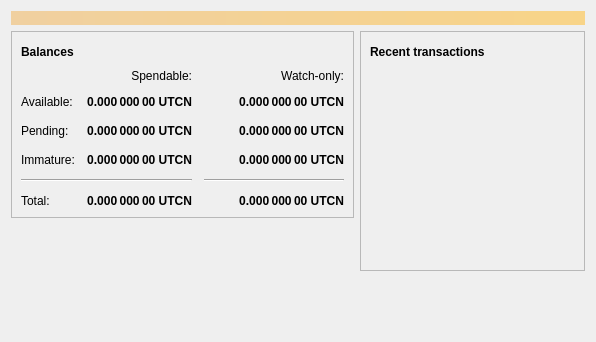
<?xml version="1.0" encoding="UTF-8"?>
<ui version="4.0">
 <class>OverviewPage</class>
 <widget class="QWidget" name="OverviewPage">
  <property name="geometry">
   <rect>
    <x>0</x>
    <y>0</y>
    <width>596</width>
    <height>342</height>
   </rect>
  </property>
  <property name="windowTitle">
   <string>Form</string>
  </property>
  <layout class="QVBoxLayout" name="topLayout">
   <item>
    <widget class="QLabel" name="labelAlerts">
     <property name="visible">
      <bool>false</bool>
     </property>
     <property name="styleSheet">
      <string notr="true">QLabel { background-color: qlineargradient(x1: 0, y1: 0, x2: 1, y2: 0, stop:0 #F0D0A0, stop:1 #F8D488); color:#000000; }</string>
     </property>
     <property name="wordWrap">
      <bool>true</bool>
     </property>
     <property name="margin">
      <number>3</number>
     </property>
     <property name="textInteractionFlags">
      <set>Qt::TextSelectableByMouse</set>
     </property>
    </widget>
   </item>
   <item>
    <layout class="QHBoxLayout" name="horizontalLayout" stretch="1,1">
     <item>
      <layout class="QVBoxLayout" name="verticalLayout_2">
       <item>
        <widget class="QFrame" name="frame">
         <property name="frameShape">
          <enum>QFrame::StyledPanel</enum>
         </property>
         <property name="frameShadow">
          <enum>QFrame::Raised</enum>
         </property>
         <layout class="QVBoxLayout" name="verticalLayout_4">
          <item>
           <layout class="QHBoxLayout" name="horizontalLayout_4">
            <item>
             <widget class="QLabel" name="label_5">
              <property name="font">
               <font>
                <weight>75</weight>
                <bold>true</bold>
               </font>
              </property>
              <property name="text">
               <string>Balances</string>
              </property>
             </widget>
            </item>
            <item>
             <widget class="QPushButton" name="labelWalletStatus">
              <property name="enabled">
               <bool>true</bool>
              </property>
              <property name="maximumSize">
               <size>
                <width>30</width>
                <height>16777215</height>
               </size>
              </property>
              <property name="toolTip">
               <string>The displayed information may be out of date. Your wallet automatically synchronizes with the Ultracoin network after a connection is established, but this process has not completed yet.</string>
              </property>
              <property name="text">
               <string/>
              </property>
              <property name="icon">
               <iconset resource="../bitcoin.qrc">
                <normaloff>:/icons/warning</normaloff>
                <disabledoff>:/icons/warning</disabledoff>:/icons/warning</iconset>
              </property>
              <property name="iconSize">
               <size>
                <width>24</width>
                <height>24</height>
               </size>
              </property>
              <property name="flat">
               <bool>true</bool>
              </property>
             </widget>
            </item>
            <item>
             <spacer name="horizontalSpacer_3">
              <property name="orientation">
               <enum>Qt::Horizontal</enum>
              </property>
              <property name="sizeHint" stdset="0">
               <size>
                <width>40</width>
                <height>20</height>
               </size>
              </property>
             </spacer>
            </item>
           </layout>
          </item>
          <item>
           <layout class="QGridLayout" name="gridLayout">
            <property name="spacing">
             <number>12</number>
            </property>
            <item row="2" column="2">
             <widget class="QLabel" name="labelWatchPending">
              <property name="font">
               <font>
                <weight>75</weight>
                <bold>true</bold>
               </font>
              </property>
              <property name="cursor">
               <cursorShape>IBeamCursor</cursorShape>
              </property>
              <property name="toolTip">
               <string>Unconfirmed transactions to watch-only addresses</string>
              </property>
              <property name="text">
               <string notr="true">0.000 000 00 UTCN</string>
              </property>
              <property name="alignment">
               <set>Qt::AlignRight|Qt::AlignTrailing|Qt::AlignVCenter</set>
              </property>
              <property name="textInteractionFlags">
               <set>Qt::LinksAccessibleByMouse|Qt::TextSelectableByKeyboard|Qt::TextSelectableByMouse</set>
              </property>
             </widget>
            </item>
            <item row="2" column="1">
             <widget class="QLabel" name="labelUnconfirmed">
              <property name="font">
               <font>
                <weight>75</weight>
                <bold>true</bold>
               </font>
              </property>
              <property name="cursor">
               <cursorShape>IBeamCursor</cursorShape>
              </property>
              <property name="toolTip">
               <string>Total of transactions that have yet to be confirmed, and do not yet count toward the spendable balance</string>
              </property>
              <property name="text">
               <string notr="true">0.000 000 00 UTCN</string>
              </property>
              <property name="alignment">
               <set>Qt::AlignRight|Qt::AlignTrailing|Qt::AlignVCenter</set>
              </property>
              <property name="textInteractionFlags">
               <set>Qt::LinksAccessibleByMouse|Qt::TextSelectableByKeyboard|Qt::TextSelectableByMouse</set>
              </property>
             </widget>
            </item>
            <item row="3" column="2">
             <widget class="QLabel" name="labelWatchImmature">
              <property name="font">
               <font>
                <weight>75</weight>
                <bold>true</bold>
               </font>
              </property>
              <property name="cursor">
               <cursorShape>IBeamCursor</cursorShape>
              </property>
              <property name="toolTip">
               <string>Mined balance in watch-only addresses that has not yet matured</string>
              </property>
              <property name="text">
               <string notr="true">0.000 000 00 UTCN</string>
              </property>
              <property name="alignment">
               <set>Qt::AlignRight|Qt::AlignTrailing|Qt::AlignVCenter</set>
              </property>
              <property name="textInteractionFlags">
               <set>Qt::LinksAccessibleByMouse|Qt::TextSelectableByKeyboard|Qt::TextSelectableByMouse</set>
              </property>
             </widget>
            </item>
            <item row="4" column="0" colspan="2">
             <widget class="Line" name="line">
              <property name="orientation">
               <enum>Qt::Horizontal</enum>
              </property>
             </widget>
            </item>
            <item row="4" column="2">
             <widget class="Line" name="lineWatchBalance">
              <property name="sizePolicy">
               <sizepolicy hsizetype="Preferred" vsizetype="Fixed">
                <horstretch>0</horstretch>
                <verstretch>0</verstretch>
               </sizepolicy>
              </property>
              <property name="minimumSize">
               <size>
                <width>140</width>
                <height>0</height>
               </size>
              </property>
              <property name="orientation">
               <enum>Qt::Horizontal</enum>
              </property>
             </widget>
            </item>
            <item row="5" column="0">
             <widget class="QLabel" name="labelTotalText">
              <property name="text">
               <string>Total:</string>
              </property>
             </widget>
            </item>
            <item row="3" column="1">
             <widget class="QLabel" name="labelImmature">
              <property name="font">
               <font>
                <weight>75</weight>
                <bold>true</bold>
               </font>
              </property>
              <property name="cursor">
               <cursorShape>IBeamCursor</cursorShape>
              </property>
              <property name="toolTip">
               <string>Mined balance that has not yet matured</string>
              </property>
              <property name="text">
               <string notr="true">0.000 000 00 UTCN</string>
              </property>
              <property name="alignment">
               <set>Qt::AlignRight|Qt::AlignTrailing|Qt::AlignVCenter</set>
              </property>
              <property name="textInteractionFlags">
               <set>Qt::LinksAccessibleByMouse|Qt::TextSelectableByKeyboard|Qt::TextSelectableByMouse</set>
              </property>
             </widget>
            </item>
            <item row="2" column="3">
             <spacer name="horizontalSpacer_2">
              <property name="orientation">
               <enum>Qt::Horizontal</enum>
              </property>
              <property name="sizeHint" stdset="0">
               <size>
                <width>40</width>
                <height>20</height>
               </size>
              </property>
             </spacer>
            </item>
            <item row="3" column="0">
             <widget class="QLabel" name="labelImmatureText">
              <property name="text">
               <string>Immature:</string>
              </property>
             </widget>
            </item>
            <item row="5" column="1">
             <widget class="QLabel" name="labelTotal">
              <property name="font">
               <font>
                <weight>75</weight>
                <bold>true</bold>
               </font>
              </property>
              <property name="cursor">
               <cursorShape>IBeamCursor</cursorShape>
              </property>
              <property name="toolTip">
               <string>Your current total balance</string>
              </property>
              <property name="text">
               <string notr="true">0.000 000 00 UTCN</string>
              </property>
              <property name="alignment">
               <set>Qt::AlignRight|Qt::AlignTrailing|Qt::AlignVCenter</set>
              </property>
              <property name="textInteractionFlags">
               <set>Qt::LinksAccessibleByMouse|Qt::TextSelectableByKeyboard|Qt::TextSelectableByMouse</set>
              </property>
             </widget>
            </item>
            <item row="5" column="2">
             <widget class="QLabel" name="labelWatchTotal">
              <property name="font">
               <font>
                <weight>75</weight>
                <bold>true</bold>
               </font>
              </property>
              <property name="cursor">
               <cursorShape>IBeamCursor</cursorShape>
              </property>
              <property name="toolTip">
               <string>Current total balance in watch-only addresses</string>
              </property>
              <property name="text">
               <string notr="true">0.000 000 00 UTCN</string>
              </property>
              <property name="alignment">
               <set>Qt::AlignRight|Qt::AlignTrailing|Qt::AlignVCenter</set>
              </property>
              <property name="textInteractionFlags">
               <set>Qt::LinksAccessibleByMouse|Qt::TextSelectableByKeyboard|Qt::TextSelectableByMouse</set>
              </property>
             </widget>
            </item>
            <item row="0" column="2">
             <widget class="QLabel" name="labelWatchonly">
              <property name="text">
               <string>Watch-only:</string>
              </property>
              <property name="alignment">
               <set>Qt::AlignRight|Qt::AlignTrailing|Qt::AlignVCenter</set>
              </property>
             </widget>
            </item>
            <item row="1" column="0">
             <widget class="QLabel" name="labelBalanceText">
              <property name="text">
               <string>Available:</string>
              </property>
             </widget>
            </item>
            <item row="1" column="1">
             <widget class="QLabel" name="labelBalance">
              <property name="font">
               <font>
                <weight>75</weight>
                <bold>true</bold>
               </font>
              </property>
              <property name="cursor">
               <cursorShape>IBeamCursor</cursorShape>
              </property>
              <property name="toolTip">
               <string>Your current spendable balance</string>
              </property>
              <property name="text">
               <string notr="true">0.000 000 00 UTCN</string>
              </property>
              <property name="alignment">
               <set>Qt::AlignRight|Qt::AlignTrailing|Qt::AlignVCenter</set>
              </property>
              <property name="textInteractionFlags">
               <set>Qt::LinksAccessibleByMouse|Qt::TextSelectableByKeyboard|Qt::TextSelectableByMouse</set>
              </property>
             </widget>
            </item>
            <item row="1" column="2">
             <widget class="QLabel" name="labelWatchAvailable">
              <property name="font">
               <font>
                <weight>75</weight>
                <bold>true</bold>
               </font>
              </property>
              <property name="cursor">
               <cursorShape>IBeamCursor</cursorShape>
              </property>
              <property name="toolTip">
               <string>Your current balance in watch-only addresses</string>
              </property>
              <property name="text">
               <string notr="true">0.000 000 00 UTCN</string>
              </property>
              <property name="alignment">
               <set>Qt::AlignRight|Qt::AlignTrailing|Qt::AlignVCenter</set>
              </property>
              <property name="textInteractionFlags">
               <set>Qt::LinksAccessibleByMouse|Qt::TextSelectableByKeyboard|Qt::TextSelectableByMouse</set>
              </property>
             </widget>
            </item>
            <item row="2" column="0">
             <widget class="QLabel" name="labelPendingText">
              <property name="text">
               <string>Pending:</string>
              </property>
             </widget>
            </item>
            <item row="0" column="1">
             <widget class="QLabel" name="labelSpendable">
              <property name="text">
               <string>Spendable:</string>
              </property>
              <property name="alignment">
               <set>Qt::AlignRight|Qt::AlignTrailing|Qt::AlignVCenter</set>
              </property>
             </widget>
            </item>
           </layout>
          </item>
         </layout>
        </widget>
       </item>
       <item>
        <spacer name="verticalSpacer">
         <property name="orientation">
          <enum>Qt::Vertical</enum>
         </property>
         <property name="sizeHint" stdset="0">
          <size>
           <width>20</width>
           <height>40</height>
          </size>
         </property>
        </spacer>
       </item>
      </layout>
     </item>
     <item>
      <layout class="QVBoxLayout" name="verticalLayout_3">
       <item>
        <widget class="QFrame" name="frame_2">
         <property name="frameShape">
          <enum>QFrame::StyledPanel</enum>
         </property>
         <property name="frameShadow">
          <enum>QFrame::Raised</enum>
         </property>
         <layout class="QVBoxLayout" name="verticalLayout">
          <item>
           <layout class="QHBoxLayout" name="horizontalLayout_2">
            <item>
             <widget class="QLabel" name="label_4">
              <property name="font">
               <font>
                <weight>75</weight>
                <bold>true</bold>
               </font>
              </property>
              <property name="text">
               <string>Recent transactions</string>
              </property>
             </widget>
            </item>
            <item>
             <widget class="QPushButton" name="labelTransactionsStatus">
              <property name="enabled">
               <bool>true</bool>
              </property>
              <property name="maximumSize">
               <size>
                <width>30</width>
                <height>16777215</height>
               </size>
              </property>
              <property name="toolTip">
               <string>The displayed information may be out of date. Your wallet automatically synchronizes with the Ultracoin network after a connection is established, but this process has not completed yet.</string>
              </property>
              <property name="text">
               <string/>
              </property>
              <property name="icon">
               <iconset resource="../bitcoin.qrc">
                <normaloff>:/icons/warning</normaloff>
                <disabledoff>:/icons/warning</disabledoff>:/icons/warning</iconset>
              </property>
              <property name="iconSize">
               <size>
                <width>24</width>
                <height>24</height>
               </size>
              </property>
              <property name="flat">
               <bool>true</bool>
              </property>
             </widget>
            </item>
            <item>
             <spacer name="horizontalSpacer">
              <property name="orientation">
               <enum>Qt::Horizontal</enum>
              </property>
              <property name="sizeHint" stdset="0">
               <size>
                <width>40</width>
                <height>20</height>
               </size>
              </property>
             </spacer>
            </item>
           </layout>
          </item>
          <item>
           <widget class="QListView" name="listTransactions">
            <property name="styleSheet">
             <string notr="true">QListView { background: transparent; }</string>
            </property>
            <property name="frameShape">
             <enum>QFrame::NoFrame</enum>
            </property>
            <property name="verticalScrollBarPolicy">
             <enum>Qt::ScrollBarAlwaysOff</enum>
            </property>
            <property name="horizontalScrollBarPolicy">
             <enum>Qt::ScrollBarAlwaysOff</enum>
            </property>
            <property name="selectionMode">
             <enum>QAbstractItemView::NoSelection</enum>
            </property>
           </widget>
          </item>
         </layout>
        </widget>
       </item>
       <item>
        <spacer name="verticalSpacer_2">
         <property name="orientation">
          <enum>Qt::Vertical</enum>
         </property>
         <property name="sizeHint" stdset="0">
          <size>
           <width>20</width>
           <height>40</height>
          </size>
         </property>
        </spacer>
       </item>
      </layout>
     </item>
    </layout>
   </item>
  </layout>
 </widget>
 <resources/>
 <connections/>
</ui>
